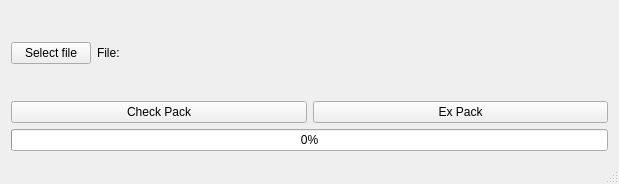
<?xml version="1.0" encoding="UTF-8"?>
<ui version="4.0">
 <class>MainWindow</class>
 <widget class="QMainWindow" name="MainWindow">
  <property name="geometry">
   <rect>
    <x>0</x>
    <y>0</y>
    <width>619</width>
    <height>184</height>
   </rect>
  </property>
  <property name="windowTitle">
   <string>MainWindow</string>
  </property>
  <widget class="QWidget" name="centralWidget">
   <layout class="QGridLayout" name="gridLayout">
    <item row="0" column="0">
     <layout class="QVBoxLayout" name="verticalLayout" stretch="1,5,5">
      <item>
       <layout class="QHBoxLayout" name="horizontalLayout" stretch="1,7">
        <item>
         <widget class="QPushButton" name="pushButton_selectfile">
          <property name="text">
           <string>Select file</string>
          </property>
         </widget>
        </item>
        <item>
         <widget class="QLabel" name="label_filename">
          <property name="text">
           <string>File:</string>
          </property>
         </widget>
        </item>
       </layout>
      </item>
      <item>
       <layout class="QHBoxLayout" name="horizontalLayout_2">
        <item>
         <widget class="QPushButton" name="pushButton_checkpack">
          <property name="text">
           <string>Check Pack</string>
          </property>
         </widget>
        </item>
        <item>
         <widget class="QPushButton" name="pushButton_expack">
          <property name="text">
           <string>Ex Pack</string>
          </property>
         </widget>
        </item>
       </layout>
      </item>
      <item>
       <widget class="QProgressBar" name="progressBar">
        <property name="value">
         <number>0</number>
        </property>
       </widget>
      </item>
     </layout>
    </item>
   </layout>
  </widget>
  <widget class="QStatusBar" name="statusBar"/>
 </widget>
 <layoutdefault spacing="6" margin="11"/>
 <resources/>
 <connections>
  <connection>
   <sender>pushButton_checkpack</sender>
   <signal>clicked()</signal>
   <receiver>MainWindow</receiver>
   <slot>button_checkpack_onClick()</slot>
   <hints>
    <hint type="sourcelabel">
     <x>225</x>
     <y>141</y>
    </hint>
    <hint type="destinationlabel">
     <x>230</x>
     <y>95</y>
    </hint>
   </hints>
  </connection>
  <connection>
   <sender>pushButton_expack</sender>
   <signal>clicked()</signal>
   <receiver>MainWindow</receiver>
   <slot>button_expack_onClick()</slot>
   <hints>
    <hint type="sourcelabel">
     <x>276</x>
     <y>192</y>
    </hint>
    <hint type="destinationlabel">
     <x>283</x>
     <y>132</y>
    </hint>
   </hints>
  </connection>
  <connection>
   <sender>pushButton_selectfile</sender>
   <signal>clicked()</signal>
   <receiver>MainWindow</receiver>
   <slot>button_selectfile_onClick()</slot>
   <hints>
    <hint type="sourcelabel">
     <x>161</x>
     <y>78</y>
    </hint>
    <hint type="destinationlabel">
     <x>185</x>
     <y>50</y>
    </hint>
   </hints>
  </connection>
 </connections>
 <slots>
  <slot>button_checkpack_onClick()</slot>
  <slot>button_expack_onClick()</slot>
  <slot>button_selectfile_onClick()</slot>
 </slots>
</ui>
